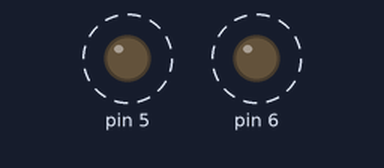
A sketch run on a simulated Arduino Uno, built with avr-gcc and run on an emulated ATmega328P. On the bench: output pins drawn as LEDs (lit = HIGH). Dashed ring = blinking.

Above: at 0.12 s.
Timing chart, 0 to 4.6 s (numbered marks = the images above):
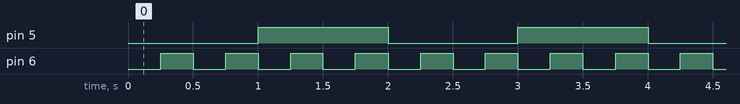

The sketch:

Lchika4.ino
```cpp
//
// D5 port に接続したLEDを1秒周期で点滅を繰り替えす
// D6 port に接続したLEDを0.25秒周期で点滅を繰り替えす
//


unsigned long PreviosTimeA = 0;  // PreviosTime 前時間
unsigned long PreviosTimeB = 0;  // PreviosTime 前時間

void setup() {
  pinMode(5, OUTPUT);           // D5 portは出力ポート
  digitalWrite(5, LOW);         // 初期はLOW(OFF)出力
  pinMode(6, OUTPUT);           // D6 portは出力ポート
  digitalWrite(6, LOW);         // 初期はLOW(OFF)出力

  PreviosTimeA = millis();       // setup()終了時の時刻をPreviosTimeに格納
  PreviosTimeB = millis();       // setup()終了時の時刻をPreviosTimeに格納
}

void loop() {
  if( (millis() - PreviosTimeA ) >= 1000 ){  // 1000:1000msec 前回から1000ms経過したかチェック
    PreviosTimeA = millis();                 // 現在の時刻に更新
    led_chikaA(5);                            // led点滅処理
  }

  if( (millis() - PreviosTimeB ) >= 250 ){  // 250:250msec 前回から500ms経過したかチェック
    PreviosTimeB = millis();                 // 現在の時刻に更新
    led_chikaB(6);                            // led点滅処理
  }


}

//
// led点滅処理
//
void led_chikaA(unsigned char ch){
  static char ledState = 0;                 // ledの点灯状態格納用（staticは,ずっと忘れない変数）

  switch(ledState){
      case 0:                               // ledState = 0 つまり消灯だったら、LED点灯して、lesState=1
              digitalWrite(ch, HIGH);
              ledState = 1;
              break;
      case 1:                               // ledState = 1 点灯だったら、LED消灯して、lesState=0
              digitalWrite(ch, LOW);
              ledState = 0;
              break;
      default:                              // 万が一それ以外の数値がはいっていたら何もしない
              break;
    }
}
void led_chikaB(unsigned char ch){
  static char ledState = 0;                 // ledの点灯状態格納用（staticは,ずっと忘れない変数）

  switch(ledState){
      case 0:                               // ledState = 0 つまり消灯だったら、LED点灯して、lesState=1
              digitalWrite(ch, HIGH);
              ledState = 1;
              break;
      case 1:                               // ledState = 1 点灯だったら、LED消灯して、lesState=0
              digitalWrite(ch, LOW);
              ledState = 0;
              break;
      default:                              // 万が一それ以外の数値がはいっていたら何もしない
              break;
    }
}
```

Measured:
- by itself, pin 5: alternates HIGH for 1.0 s and LOW for 1.0 s
- by itself, pin 6: alternates HIGH for 0.25 s and LOW for 0.25 s
- by itself, everything shown: repeats every 2.0 s, in 8 steps
